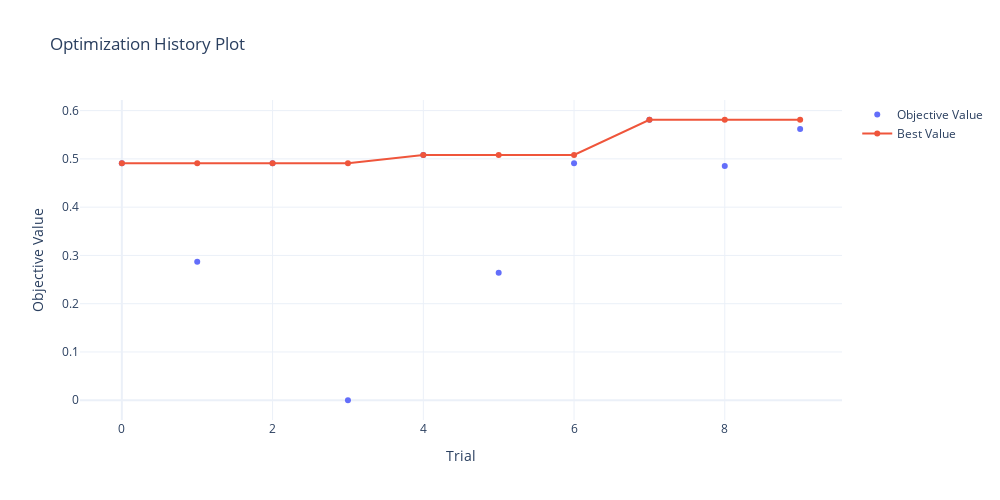
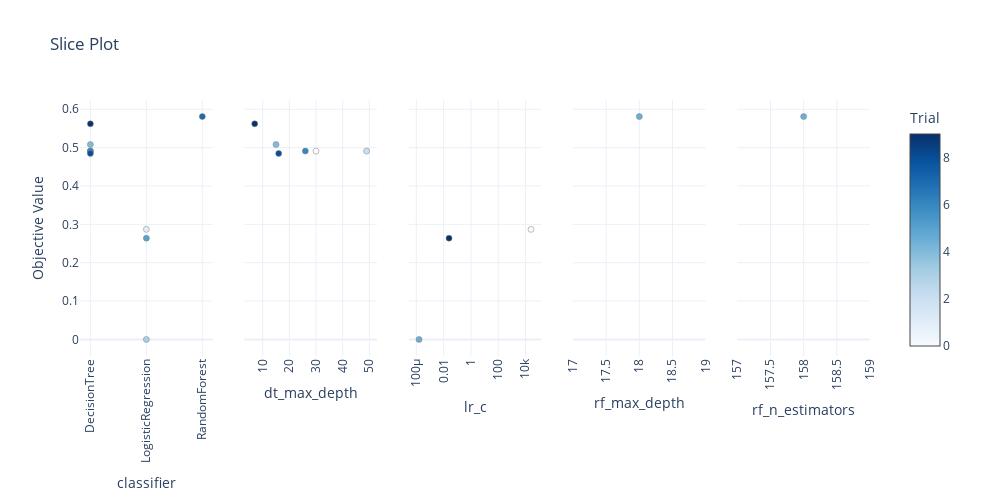
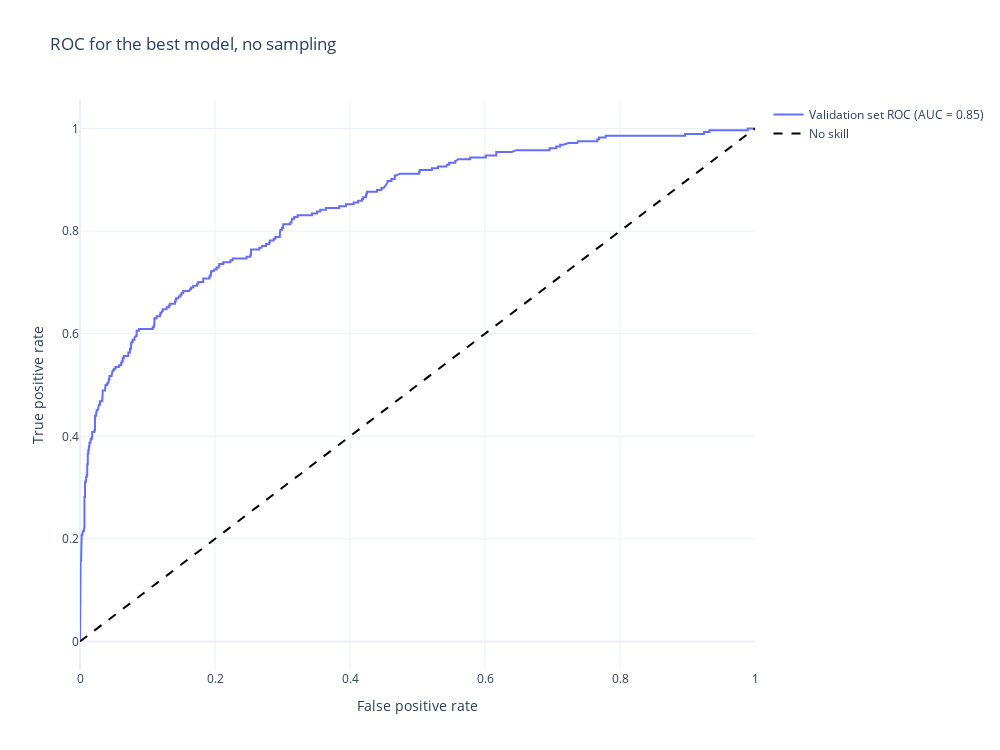

Notebook cell for these charts, in order:
### Markdown cell above
Визуализируем результаты.

### Code cell
print_best_params_and_metrics(study_no_sampling.best_params, metrics)

fig = optuna.visualization.plot_optimization_history(study_no_sampling)
fig.update_layout(template='plotly_white', width=FIG_WIDTH, height=FIG_HEIGHT)
fig.show()

fig = optuna.visualization.plot_slice(study_no_sampling)
fig.update_layout(template='plotly_white', width=FIG_WIDTH, height=FIG_HEIGHT)
fig.update_xaxes(tickangle=-90)
fig.show()

fig = plot_roc_auc('no_sampling', best_model, 'ROC for the best model, no sampling')
fig.show()

### Figure 1 — Plotly figure (JSON) as saved in the notebook; plotly's stock layout.template omitted (floating-point values rounded to 4 significant figures)
{"data": [{"mode": "markers", "name": "Objective Value", "type": "scatter", "x": [0, 1, 2, 3, 4, 5, 6, 7, 8, 9], "y": [0.491, 0.287, 0.491, 0, 0.508, 0.264, 0.491, 0.581, 0.485, 0.562]}, {"name": "Best Value", "type": "scatter", "x": [0, 1, 2, 3, 4, 5, 6, 7, 8, 9], "y": [0.491, 0.491, 0.491, 0.491, 0.508, 0.508, 0.508, 0.581, 0.581, 0.581]}], "layout": {"height": 500, "title": {"text": "Optimization History Plot"}, "width": 1000, "xaxis": {"title": {"text": "Trial"}}, "yaxis": {"title": {"text": "Objective Value"}}}}

### Figure 2 — Plotly figure (JSON) as saved in the notebook; plotly's stock layout.template omitted (floating-point values rounded to 4 significant figures)
{"data": [{"marker": {"color": [0, 1, 2, 3, 4, 5, 6, 7, 8, 9], "colorbar": {"title": {"text": "Trial"}, "x": 1, "xpad": 40}, "colorscale": [[0, "rgb(247,251,255)"], [0.125, "rgb(222,235,247)"], [0.25, "rgb(198,219,239)"], [0.375, "rgb(158,202,225)"], [0.5, "rgb(107,174,214)"], [0.625, "rgb(66,146,198)"], [0.75, "rgb(33,113,181)"], [0.875, "rgb(8,81,156)"], [1, "rgb(8,48,107)"]], "line": {"color": "Grey", "width": 0.5}, "showscale": true}, "mode": "markers", "showlegend": false, "type": "scatter", "x": ["DecisionTree", "LogisticRegression", "DecisionTree", "LogisticRegression", "DecisionTree", "LogisticRegression", "DecisionTree", "RandomForest", "DecisionTree", "DecisionTree"], "xaxis": "x", "y": [0.491, 0.287, 0.491, 0, 0.508, 0.264, 0.491, 0.581, 0.485, 0.562], "yaxis": "y"}, {"marker": {"color": [0, 2, 4, 6, 8, 9], "colorbar": {"title": {"text": "Trial"}, "x": 1, "xpad": 40}, "colorscale": [[0, "rgb(247,251,255)"], [0.125, "rgb(222,235,247)"], [0.25, "rgb(198,219,239)"], [0.375, "rgb(158,202,225)"], [0.5, "rgb(107,174,214)"], [0.625, "rgb(66,146,198)"], [0.75, "rgb(33,113,181)"], [0.875, "rgb(8,81,156)"], [1, "rgb(8,48,107)"]], "line": {"color": "Grey", "width": 0.5}, "showscale": false}, "mode": "markers", "showlegend": false, "type": "scatter", "x": [30, 49, 15, 26, 16, 7], "xaxis": "x2", "y": [0.491, 0.491, 0.508, 0.491, 0.485, 0.562], "yaxis": "y2"}, {"marker": {"color": [1, 3, 5], "colorbar": {"title": {"text": "Trial"}, "x": 1, "xpad": 40}, "colorscale": [[0, "rgb(247,251,255)"], [0.125, "rgb(222,235,247)"], [0.25, "rgb(198,219,239)"], [0.375, "rgb(158,202,225)"], [0.5, "rgb(107,174,214)"], [0.625, "rgb(66,146,198)"], [0.75, "rgb(33,113,181)"], [0.875, "rgb(8,81,156)"], [1, "rgb(8,48,107)"]], "line": {"color": "Grey", "width": 0.5}, "showscale": false}, "mode": "markers", "showlegend": false, "type": "scatter", "x": [24780.0, 0.0001588, 0.02491], "xaxis": "x3", "y": [0.287, 0, 0.264], "yaxis": "y3"}, {"marker": {"color": [7], "colorbar": {"title": {"text": "Trial"}, "x": 1, "xpad": 40}, "colorscale": [[0, "rgb(247,251,255)"], [0.125, "rgb(222,235,247)"], [0.25, "rgb(198,219,239)"], [0.375, "rgb(158,202,225)"], [0.5, "rgb(107,174,214)"], [0.625, "rgb(66,146,198)"], [0.75, "rgb(33,113,181)"], [0.875, "rgb(8,81,156)"], [1, "rgb(8,48,107)"]], "line": {"color": "Grey", "width": 0.5}, "showscale": false}, "mode": "markers", "showlegend": false, "type": "scatter", "x": [18], "xaxis": "x4", "y": [0.581], "yaxis": "y4"}, {"marker": {"color": [7], "colorbar": {"title": {"text": "Trial"}, "x": 1, "xpad": 40}, "colorscale": [[0, "rgb(247,251,255)"], [0.125, "rgb(222,235,247)"], [0.25, "rgb(198,219,239)"], [0.375, "rgb(158,202,225)"], [0.5, "rgb(107,174,214)"], [0.625, "rgb(66,146,198)"], [0.75, "rgb(33,113,181)"], [0.875, "rgb(8,81,156)"], [1, "rgb(8,48,107)"]], "line": {"color": "Grey", "width": 0.5}, "showscale": false}, "mode": "markers", "showlegend": false, "type": "scatter", "x": [158], "xaxis": "x5", "y": [0.581], "yaxis": "y5"}], "layout": {"height": 500, "title": {"text": "Slice Plot"}, "width": 1000, "xaxis": {"anchor": "y", "domain": [0, 0.168], "tickangle": -90, "title": {"text": "classifier"}}, "xaxis2": {"anchor": "y2", "domain": [0.208, 0.376], "tickangle": -90, "title": {"text": "dt_max_depth"}}, "xaxis3": {"anchor": "y3", "domain": [0.416, 0.584], "tickangle": -90, "title": {"text": "lr_c"}, "type": "log"}, "xaxis4": {"anchor": "y4", "domain": [0.624, 0.792], "tickangle": -90, "title": {"text": "rf_max_depth"}}, "xaxis5": {"anchor": "y5", "domain": [0.832, 1], "tickangle": -90, "title": {"text": "rf_n_estimators"}}, "yaxis": {"anchor": "x", "domain": [0, 1], "title": {"text": "Objective Value"}}, "yaxis2": {"anchor": "x2", "domain": [0, 1], "matches": "y", "showticklabels": false}, "yaxis3": {"anchor": "x3", "domain": [0, 1], "matches": "y", "showticklabels": false}, "yaxis4": {"anchor": "x4", "domain": [0, 1], "matches": "y", "showticklabels": false}, "yaxis5": {"anchor": "x5", "domain": [0, 1], "matches": "y", "showticklabels": false}}}

### Figure 3 — Plotly figure (JSON) as saved in the notebook; plotly's stock layout.template omitted (floating-point values rounded to 4 significant figures; data arrays with more than 128 entries replaced by an {"elided": "..."} marker saying what was removed)
{"data": [{"mode": "lines", "name": "Validation set ROC (AUC = 0.85)", "type": "scatter", "x": {"elided": "386 float values"}, "y": {"elided": "386 float values"}}, {"line": {"color": "black", "dash": "dash"}, "mode": "lines", "name": "No skill", "type": "scatter", "x": [0, 1], "y": [0, 1]}], "layout": {"height": 750, "title": {"text": "ROC for the best model, no sampling"}, "width": 1000, "xaxis": {"title": {"text": "False positive rate"}}, "yaxis": {"title": {"text": "True positive rate"}}}}
